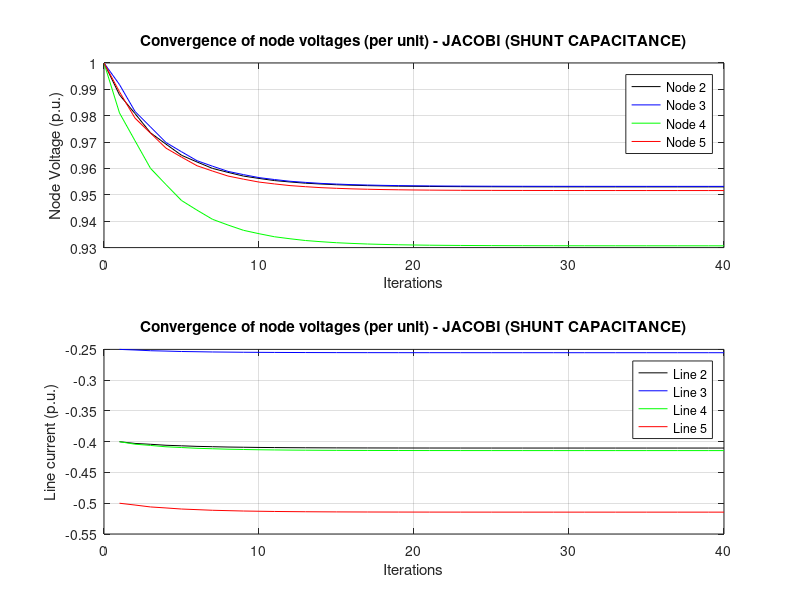

Source code (MATLAB):
%  BEng Electrical and Electronic Engineering 
 
%  Module 6EJ528
 
%  Assignment – ACADEMIC YEAR …
 
%  MODELLING LOAD FLOW STUDIES USING MATLAB 

%  USING THE JACOBI METHOD - SHUNT
 
%  100448597
 
%  NETWORK (see Fig 1)
 
%  Input (1) 
%  Insert the Network Admittance Matrix 
%  (see page 2 of supplied paperwork ignoring shunt capacitive admittance)
 
format short
Y(1,1) = 10.958905 - 25.997397i;
Y(1,2) = -3.424658 + 7.534247i;
Y(1,3) = -3.424658 + 7.534247i;
Y(1,4) =  0.00;
Y(1,5) = -4.109589 + 10.958904i;
 
Y(2,1) = -3.424658 + 7.534247i;
Y(2,2) = 11.672080 - 26.090948i;
Y(2,3) = -4.123711 + 9.278351i;
Y(2,4) =  0.00;
Y(2,5) = -4.123711 + 9.278351i;
 
Y(3,1) = -3.424658 + 7.534247i;
Y(3,2) = -4.123711 + 9.278351i;
Y(3,3) = 10.475198 - 23.119061i;
Y(3,4) = -2.926829 + 6.341463i;
Y(3,5) =  0.00;
 
Y(4,1) = 0.00;
Y(4,2) = 0.00;
Y(4,3) = -2.926829 + 6.341463i;
Y(4,4) = 7.050541 - 15.594814i;
Y(4,5) = -4.123711 + 9.278351i;
 
Y(5,1) = -4.109589 + 10.958904i;
Y(5,2) = -4.123711 + 9.278351i;
Y(5,3) =  0.00;
Y(5,4) = -4.123711 + 9.278351i;
Y(5,5) = 12.357012 - 29.485605i;
 
 
%  Input (2)
%  Input the given node loadings .....see diagram on page 00 .... 
%  .... of the supplied paperwork
%  A positive (+ sign) is for generated power,
%  The negative (- sign) indicates load taken from the network.
%  Per unit loading is used with a base loading taken at 100MVA
 
P2 = - 0.4;           % p.u. active power loading
P3 = - 0.25;          % p.u. active power loading
P4 = - 0.4;           % p.u. active power loading
P5 = - 0.5;           % p.u. active power loading
 
Q2 = - 0.2i;          % p.u. reactive power loading
Q3 = - 0.15i;         % p.u. reactive power loading
Q4 = - 0.2i;          % p.u. reactive power loading
Q5 = - 0.2i;          % p.u. reactive power loading
 
%  The voltage at the generation busbar, node (1) is 1.0 p.u.  
%  This voltage is fixed and therefore determines the reference ....
%  ... or SLACK BUSBAR must be Node(1)
 
 
%  JACOBI SOLUTION
%  The number of iteration will need to be set
%  Set the value of 'l' the chosen number of iterations
%  Typically l=40 should be sufficient for this problem.
 
l = 40;                  % sets the number of iterations
m = l + 1;              % allocates the space used to store each iteration 
vector = [1:m];         % assigns a row with the appropriate spaces 
 
row = ones(size(vector));
 
Vnode1 = row;           % each node voltage has the required storage spaces
Vnode2 = row;
Vnode3 = row;
Vnode4 = row;
Vnode5 = row;
 
for n = 1:m
 
Vnode1(n) = 1.0 + 0.00i;    % inserts the assumed initial node voltages
Vnode2(n) = 1.0 + 0.00i;
Vnode3(n) = 1.0 + 0.00i;
Vnode4(n) = 1.0 + 0.00i;
Vnode5(n) = 1.0 + 0.00i;
 
end
 
 
S2star =   P2 - Q2;    % congugates of the specified node loadings 
S3star =   P3 - Q3;
S4star =   P4 - Q4;
S5star =   P5 - Q5;
 
% Now Proceed with the JACOBI SOLUTION
% Following the same method as in the worked example 
% Page 5 of the assignment notes
 
for n = 1:l
  
    % NOW UPDATE THE NODE VOLTAGES (l=40) TIMES
    % SIMILAR TO THE CALCULATION PROCEDURES 
    % AS DETAILED ON PAGE 9 OF THE ASSIGNMENT NOTES 
     
    
    V2star(n) =  conj(Vnode2(n));       % conjugate of V2
    V3star(n) =  conj(Vnode3(n));       % conjugate of V3
    V4star(n) =  conj(Vnode4(n));       % conjugate of V4
    V5star(n) =  conj(Vnode5(n));       % conjugate of V5
 
    %  (Step 1) Solving for the updated values of the currents
            
            I2(n) = S2star/V2star(n);
            I3(n) = S3star/V3star(n);
            I4(n) = S4star/V4star(n);
            I5(n) = S5star/V5star(n);
            
    % (Step 2) Solving the summation of Y(kj)V(j) for all busbars
            
            Sum2(n) = (Y(2,1) * Vnode1(n)) + (Y(2,3) * Vnode3(n)) + (Y(2,5) * Vnode5(n));
            Sum3(n) = (Y(3,1) * Vnode1(n)) + (Y(3,2) * Vnode2(n)) + (Y(3,4) * Vnode4(n));
            Sum4(n) = (Y(4,3) * Vnode3(n)) + (Y(4,5) * Vnode5(n));
            Sum5(n) = (Y(5,1) * Vnode1(n)) + (Y(5,2) * Vnode2(n)) + (Y(5,4) * Vnode4(n));
           
 
 
% (Step 3) Solving for the new value of node voltage
            
            V2(n) =  ( I2(n) - Sum2(n) ) / Y(2,2);
            V3(n) =  ( I3(n) - Sum3(n) ) / Y(3,3);
            V4(n) =  ( I4(n) - Sum4(n) ) / Y(4,4);
            V5(n) =  ( I5(n) - Sum5(n) ) / Y(5,5);
            
                   
 u = 1 + n;
            
    Vnode2(u) = V2(n);
    Vnode3(u) = V3(n);
    Vnode4(u) = V4(n);
    Vnode5(u) = V5(n);
            
end

disp ('JACOBI METHOD - SHUNT')
disp ('   Vnode2                Vnode3             Vnode4                 Vnode5 ')
disp(':')
 
d = 0;
for c = 1:l
    fprintf(' %1.4f  %1.4fi\t, %1.4f  %1.4fi\t, %1.4f  %1.4fi\t, %1.4f  %1.4fi\n',...
        real(Vnode2(1+d)), imag(Vnode2(1+d)), real(Vnode3(1+d)),...
        imag(Vnode3(1+d)), real(Vnode4(1+d)), imag(Vnode4(1+d)), real(Vnode5(1+d)), imag(Vnode5(1+d)));
d=d+1;
end
figure(1);
clf;
subplot(2,1,1)
XAxis=0:1:l;
plot(XAxis,Vnode2,'black',XAxis,Vnode3,'blue',XAxis,Vnode4,'green',XAxis,Vnode5,'red');
grid on;
xlabel('Iterations');
ylabel('Node Voltage (p.u.)');
legend('Node 2','Node 3','Node 4','Node 5');
title('Convergence of node voltages (per unit) - JACOBI (SHUNT CAPACITANCE)');

subplot(2,1,2)
XAxis=1:1:l;
plot(XAxis,I2,'black',XAxis,I3,'blue',XAxis,I4,'green',XAxis,I5,'red');
grid on;
xlabel('Iterations');
ylabel('Line current (p.u.)');
legend('Line 2','Line 3','Line 4','Line 5');
title('Convergence of node voltages (per unit) - JACOBI (SHUNT CAPACITANCE)');
